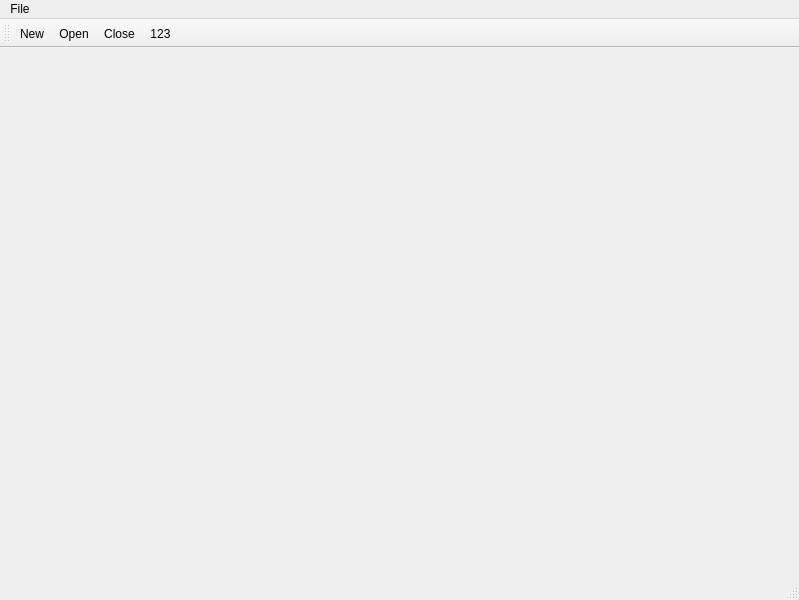
<?xml version="1.0" encoding="UTF-8"?>
<ui version="4.0">
 <class>MainWindow</class>
 <widget class="QMainWindow" name="MainWindow">
  <property name="geometry">
   <rect>
    <x>0</x>
    <y>0</y>
    <width>799</width>
    <height>600</height>
   </rect>
  </property>
  <property name="windowTitle">
   <string>MainWindow</string>
  </property>
  <widget class="QWidget" name="centralwidget"/>
  <widget class="QStatusBar" name="statusbar"/>
  <widget class="QToolBar" name="toolBar">
   <property name="windowTitle">
    <string>toolBar</string>
   </property>
   <attribute name="toolBarArea">
    <enum>TopToolBarArea</enum>
   </attribute>
   <attribute name="toolBarBreak">
    <bool>false</bool>
   </attribute>
   <addaction name="actionNew"/>
   <addaction name="actionOpen"/>
   <addaction name="actionClose"/>
   <addaction name="action123"/>
  </widget>
  <widget class="QMenuBar" name="menuBar">
   <property name="geometry">
    <rect>
     <x>0</x>
     <y>0</y>
     <width>799</width>
     <height>26</height>
    </rect>
   </property>
   <widget class="QMenu" name="menuFile">
    <property name="title">
     <string>File</string>
    </property>
    <addaction name="actionNew"/>
    <addaction name="actionOpen"/>
    <addaction name="actionClose"/>
    <addaction name="action123"/>
   </widget>
   <addaction name="menuFile"/>
  </widget>
  <action name="actionNew">
   <property name="text">
    <string>New</string>
   </property>
  </action>
  <action name="actionOpen">
   <property name="text">
    <string>Open</string>
   </property>
  </action>
  <action name="actionClose">
   <property name="text">
    <string>Close</string>
   </property>
  </action>
  <action name="action123">
   <property name="text">
    <string>123</string>
   </property>
  </action>
 </widget>
 <resources/>
 <connections/>
</ui>
